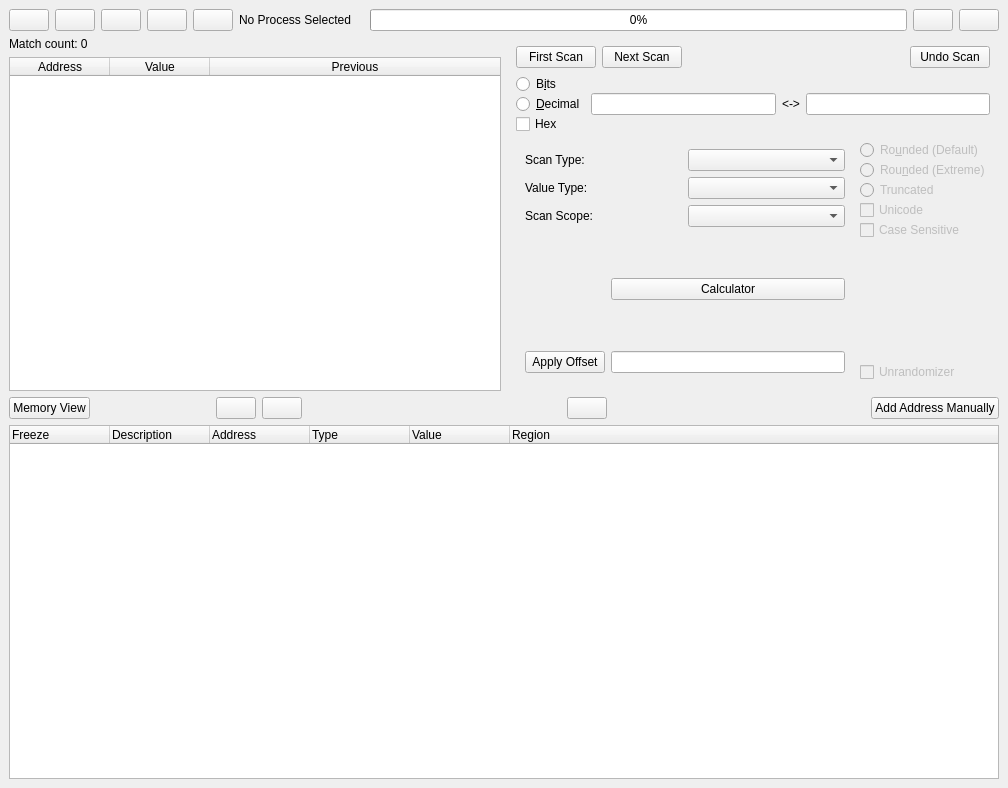
<?xml version="1.0" encoding="UTF-8"?>
<ui version="4.0">
 <class>MainWindow</class>
 <widget class="QMainWindow" name="MainWindow">
  <property name="geometry">
   <rect>
    <x>0</x>
    <y>0</y>
    <width>1008</width>
    <height>788</height>
   </rect>
  </property>
  <property name="windowTitle">
   <string>PINCE</string>
  </property>
  <widget class="QWidget" name="centralwidget">
   <layout class="QGridLayout" name="gridLayout">
    <item row="3" column="0">
     <widget class="QTreeWidget" name="treeWidget_AddressTable">
      <property name="editTriggers">
       <set>QAbstractItemView::NoEditTriggers</set>
      </property>
      <property name="dragDropMode">
       <enum>QAbstractItemView::DragDrop</enum>
      </property>
      <property name="defaultDropAction">
       <enum>Qt::MoveAction</enum>
      </property>
      <property name="selectionMode">
       <enum>QAbstractItemView::ExtendedSelection</enum>
      </property>
      <property name="indentation">
       <number>12</number>
      </property>
      <property name="expandsOnDoubleClick">
       <bool>false</bool>
      </property>
      <column>
       <property name="text">
        <string>Freeze</string>
       </property>
       <property name="toolTip">
        <string>Freeze the value</string>
       </property>
      </column>
      <column>
       <property name="text">
        <string>Description</string>
       </property>
      </column>
      <column>
       <property name="text">
        <string>Address</string>
       </property>
      </column>
      <column>
       <property name="text">
        <string>Type</string>
       </property>
      </column>
      <column>
       <property name="text">
        <string>Value</string>
       </property>
      </column>
      <column>
       <property name="text">
        <string>Region</string>
       </property>
      </column>
     </widget>
    </item>
    <item row="2" column="0">
     <layout class="QHBoxLayout" name="horizontalLayout_8">
      <property name="sizeConstraint">
       <enum>QLayout::SetMinAndMaxSize</enum>
      </property>
      <item>
       <widget class="QPushButton" name="pushButton_MemoryView">
        <property name="text">
         <string>Memory View</string>
        </property>
       </widget>
      </item>
      <item>
       <spacer name="horizontalSpacer_2">
        <property name="orientation">
         <enum>Qt::Horizontal</enum>
        </property>
        <property name="sizeType">
         <enum>QSizePolicy::Fixed</enum>
        </property>
        <property name="sizeHint" stdset="0">
         <size>
          <width>120</width>
          <height>20</height>
         </size>
        </property>
       </spacer>
      </item>
      <item>
       <widget class="QPushButton" name="pushButton_CopyToAddressTable">
        <property name="toolTip">
         <string>Copy selected items to the address table</string>
        </property>
        <property name="text">
         <string/>
        </property>
       </widget>
      </item>
      <item>
       <widget class="QPushButton" name="pushButton_CleanAddressTable">
        <property name="toolTip">
         <string>Erase all the table contents</string>
        </property>
        <property name="text">
         <string/>
        </property>
       </widget>
      </item>
      <item>
       <spacer name="horizontalSpacer_7">
        <property name="orientation">
         <enum>Qt::Horizontal</enum>
        </property>
        <property name="sizeHint" stdset="0">
         <size>
          <width>40</width>
          <height>20</height>
         </size>
        </property>
       </spacer>
      </item>
      <item>
       <widget class="QPushButton" name="pushButton_RefreshAdressTable">
        <property name="toolTip">
         <string>Refresh the address table[R]</string>
        </property>
        <property name="text">
         <string/>
        </property>
       </widget>
      </item>
      <item>
       <spacer name="horizontalSpacer_3">
        <property name="orientation">
         <enum>Qt::Horizontal</enum>
        </property>
        <property name="sizeHint" stdset="0">
         <size>
          <width>40</width>
          <height>20</height>
         </size>
        </property>
       </spacer>
      </item>
      <item>
       <widget class="QPushButton" name="pushButton_AddAddressManually">
        <property name="text">
         <string>Add Address Manually</string>
        </property>
       </widget>
      </item>
     </layout>
    </item>
    <item row="0" column="0">
     <layout class="QHBoxLayout" name="horizontalLayout_5">
      <property name="sizeConstraint">
       <enum>QLayout::SetFixedSize</enum>
      </property>
      <item>
       <widget class="QPushButton" name="pushButton_AttachProcess">
        <property name="sizePolicy">
         <sizepolicy hsizetype="Minimum" vsizetype="Minimum">
          <horstretch>0</horstretch>
          <verstretch>0</verstretch>
         </sizepolicy>
        </property>
        <property name="toolTip">
         <string>Create or attach to a process</string>
        </property>
        <property name="text">
         <string/>
        </property>
       </widget>
      </item>
      <item>
       <widget class="QPushButton" name="pushButton_Open">
        <property name="sizePolicy">
         <sizepolicy hsizetype="Minimum" vsizetype="Minimum">
          <horstretch>0</horstretch>
          <verstretch>0</verstretch>
         </sizepolicy>
        </property>
        <property name="toolTip">
         <string>Open a cheat table</string>
        </property>
        <property name="text">
         <string/>
        </property>
       </widget>
      </item>
      <item>
       <widget class="QPushButton" name="pushButton_Save">
        <property name="sizePolicy">
         <sizepolicy hsizetype="Minimum" vsizetype="Minimum">
          <horstretch>0</horstretch>
          <verstretch>0</verstretch>
         </sizepolicy>
        </property>
        <property name="toolTip">
         <string>Save current table to a file</string>
        </property>
        <property name="text">
         <string/>
        </property>
       </widget>
      </item>
      <item>
       <widget class="QPushButton" name="pushButton_Wiki">
        <property name="toolTip">
         <string>Wiki</string>
        </property>
        <property name="text">
         <string/>
        </property>
       </widget>
      </item>
      <item>
       <widget class="QPushButton" name="pushButton_About">
        <property name="toolTip">
         <string>About</string>
        </property>
        <property name="text">
         <string/>
        </property>
       </widget>
      </item>
      <item>
       <widget class="QLabel" name="label_SelectedProcess">
        <property name="text">
         <string>No Process Selected</string>
        </property>
       </widget>
      </item>
      <item>
       <widget class="QLabel" name="label_InferiorStatus">
        <property name="text">
         <string/>
        </property>
       </widget>
      </item>
      <item>
       <widget class="QProgressBar" name="progressBar">
        <property name="value">
         <number>0</number>
        </property>
        <property name="orientation">
         <enum>Qt::Horizontal</enum>
        </property>
       </widget>
      </item>
      <item>
       <widget class="QPushButton" name="pushButton_Console">
        <property name="toolTip">
         <string>Open a gdb console</string>
        </property>
        <property name="text">
         <string/>
        </property>
       </widget>
      </item>
      <item>
       <widget class="QPushButton" name="pushButton_Settings">
        <property name="sizePolicy">
         <sizepolicy hsizetype="Minimum" vsizetype="Minimum">
          <horstretch>0</horstretch>
          <verstretch>0</verstretch>
         </sizepolicy>
        </property>
        <property name="toolTip">
         <string>Configure options</string>
        </property>
        <property name="text">
         <string/>
        </property>
       </widget>
      </item>
     </layout>
    </item>
    <item row="1" column="0">
     <layout class="QHBoxLayout" name="horizontalLayout_9">
      <item>
       <layout class="QVBoxLayout" name="verticalLayout_6">
        <item>
         <widget class="QLabel" name="label_MatchCount">
          <property name="text">
           <string>Match count: 0</string>
          </property>
         </widget>
        </item>
        <item>
         <widget class="QTableWidget" name="tableWidget_valuesearchtable">
          <property name="enabled">
           <bool>true</bool>
          </property>
          <property name="autoFillBackground">
           <bool>false</bool>
          </property>
          <property name="horizontalScrollBarPolicy">
           <enum>Qt::ScrollBarAlwaysOff</enum>
          </property>
          <property name="editTriggers">
           <set>QAbstractItemView::NoEditTriggers</set>
          </property>
          <property name="alternatingRowColors">
           <bool>true</bool>
          </property>
          <property name="selectionMode">
           <enum>QAbstractItemView::ExtendedSelection</enum>
          </property>
          <property name="selectionBehavior">
           <enum>QAbstractItemView::SelectRows</enum>
          </property>
          <property name="showGrid">
           <bool>false</bool>
          </property>
          <attribute name="horizontalHeaderShowSortIndicator" stdset="0">
           <bool>true</bool>
          </attribute>
          <attribute name="horizontalHeaderStretchLastSection">
           <bool>true</bool>
          </attribute>
          <attribute name="verticalHeaderVisible">
           <bool>false</bool>
          </attribute>
          <attribute name="verticalHeaderMinimumSectionSize">
           <number>20</number>
          </attribute>
          <attribute name="verticalHeaderDefaultSectionSize">
           <number>23</number>
          </attribute>
          <column>
           <property name="text">
            <string>Address</string>
           </property>
          </column>
          <column>
           <property name="text">
            <string>Value</string>
           </property>
          </column>
          <column>
           <property name="text">
            <string>Previous</string>
           </property>
          </column>
         </widget>
        </item>
       </layout>
      </item>
      <item>
       <widget class="QWidget" name="QWidget_Toolbox" native="true">
        <property name="enabled">
         <bool>true</bool>
        </property>
        <layout class="QVBoxLayout" name="verticalLayout_5">
         <item>
          <layout class="QHBoxLayout" name="horizontalLayout_6">
           <item>
            <widget class="QPushButton" name="pushButton_NewFirstScan">
             <property name="text">
              <string>First Scan</string>
             </property>
            </widget>
           </item>
           <item>
            <widget class="QPushButton" name="pushButton_NextScan">
             <property name="text">
              <string>Next Scan</string>
             </property>
            </widget>
           </item>
           <item>
            <spacer name="horizontalSpacer">
             <property name="orientation">
              <enum>Qt::Horizontal</enum>
             </property>
             <property name="sizeHint" stdset="0">
              <size>
               <width>40</width>
               <height>20</height>
              </size>
             </property>
            </spacer>
           </item>
           <item>
            <widget class="QPushButton" name="pushButton_UndoScan">
             <property name="text">
              <string>Undo Scan</string>
             </property>
            </widget>
           </item>
          </layout>
         </item>
         <item>
          <widget class="QWidget" name="widget_Scan" native="true">
           <layout class="QHBoxLayout" name="horizontalLayout_7">
            <property name="leftMargin">
             <number>0</number>
            </property>
            <property name="topMargin">
             <number>0</number>
            </property>
            <property name="rightMargin">
             <number>0</number>
            </property>
            <property name="bottomMargin">
             <number>0</number>
            </property>
            <item>
             <widget class="QWidget" name="widget_3" native="true">
              <property name="sizePolicy">
               <sizepolicy hsizetype="Fixed" vsizetype="Fixed">
                <horstretch>0</horstretch>
                <verstretch>0</verstretch>
               </sizepolicy>
              </property>
              <layout class="QVBoxLayout" name="verticalLayout_2">
               <property name="spacing">
                <number>0</number>
               </property>
               <property name="leftMargin">
                <number>0</number>
               </property>
               <property name="topMargin">
                <number>0</number>
               </property>
               <property name="rightMargin">
                <number>0</number>
               </property>
               <property name="bottomMargin">
                <number>0</number>
               </property>
               <item>
                <widget class="QRadioButton" name="radioButton_Bits">
                 <property name="text">
                  <string>B&amp;its</string>
                 </property>
                </widget>
               </item>
               <item>
                <widget class="QRadioButton" name="radioButton_Decimal">
                 <property name="text">
                  <string>&amp;Decimal</string>
                 </property>
                </widget>
               </item>
               <item>
                <widget class="QCheckBox" name="checkBox_Hex">
                 <property name="text">
                  <string>Hex</string>
                 </property>
                </widget>
               </item>
              </layout>
             </widget>
            </item>
            <item>
             <widget class="QLineEdit" name="lineEdit_Scan"/>
            </item>
            <item>
             <widget class="QLabel" name="label_Between">
              <property name="text">
               <string>&lt;-&gt;</string>
              </property>
             </widget>
            </item>
            <item>
             <widget class="QLineEdit" name="lineEdit_Scan2"/>
            </item>
           </layout>
          </widget>
         </item>
         <item>
          <layout class="QHBoxLayout" name="horizontalLayout_4">
           <item>
            <widget class="QWidget" name="widget" native="true">
             <layout class="QGridLayout" name="gridLayout_2">
              <item row="0" column="0" colspan="2">
               <layout class="QHBoxLayout" name="horizontalLayout_2">
                <item>
                 <widget class="QLabel" name="label">
                  <property name="text">
                   <string>Scan Type:</string>
                  </property>
                 </widget>
                </item>
                <item>
                 <widget class="QComboBox" name="comboBox_ScanType"/>
                </item>
               </layout>
              </item>
              <item row="1" column="0" colspan="2">
               <layout class="QHBoxLayout" name="horizontalLayout">
                <item>
                 <widget class="QLabel" name="label_2">
                  <property name="text">
                   <string>Value Type:</string>
                  </property>
                 </widget>
                </item>
                <item>
                 <widget class="QComboBox" name="comboBox_ValueType"/>
                </item>
               </layout>
              </item>
              <item row="2" column="0" colspan="2">
               <layout class="QHBoxLayout" name="horizontalLayout_10">
                <item>
                 <widget class="QLabel" name="label_ScanScope">
                  <property name="text">
                   <string>Scan Scope:</string>
                  </property>
                 </widget>
                </item>
                <item>
                 <widget class="QComboBox" name="comboBox_ScanScope"/>
                </item>
               </layout>
              </item>
              <item row="3" column="0">
               <spacer name="verticalSpacer">
                <property name="orientation">
                 <enum>Qt::Vertical</enum>
                </property>
                <property name="sizeHint" stdset="0">
                 <size>
                  <width>20</width>
                  <height>40</height>
                 </size>
                </property>
               </spacer>
              </item>
              <item row="3" column="1">
               <widget class="QPushButton" name="pushButton_Calculator">
                <property name="toolTip">
                 <string>Refresh the address table[R]</string>
                </property>
                <property name="text">
                 <string>Calculator</string>
                </property>
               </widget>
              </item>
              <item row="4" column="0">
               <widget class="QPushButton" name="pushButton_ApplyOffset">
                <property name="toolTip">
                 <string>Refresh the address table[R]</string>
                </property>
                <property name="text">
                 <string>Apply Offset</string>
                </property>
               </widget>
              </item>
              <item row="4" column="1">
               <widget class="QLineEdit" name="lineEdit_Offset"/>
              </item>
             </layout>
            </widget>
           </item>
           <item>
            <widget class="QWidget" name="widget_2" native="true">
             <layout class="QVBoxLayout" name="verticalLayout">
              <property name="spacing">
               <number>0</number>
              </property>
              <property name="leftMargin">
               <number>0</number>
              </property>
              <property name="topMargin">
               <number>0</number>
              </property>
              <property name="rightMargin">
               <number>0</number>
              </property>
              <property name="bottomMargin">
               <number>0</number>
              </property>
              <item>
               <widget class="QRadioButton" name="radioButton_RoundedDefault">
                <property name="enabled">
                 <bool>false</bool>
                </property>
                <property name="toolTip">
                 <string>Not currently supported</string>
                </property>
                <property name="text">
                 <string>Ro&amp;unded (Default)</string>
                </property>
               </widget>
              </item>
              <item>
               <widget class="QRadioButton" name="radioButton_RoundedExtreme">
                <property name="enabled">
                 <bool>false</bool>
                </property>
                <property name="toolTip">
                 <string>Not currently supported</string>
                </property>
                <property name="text">
                 <string>Rou&amp;nded (Extreme)</string>
                </property>
               </widget>
              </item>
              <item>
               <widget class="QRadioButton" name="radioButton_Truncated">
                <property name="enabled">
                 <bool>false</bool>
                </property>
                <property name="toolTip">
                 <string>Not currently supported</string>
                </property>
                <property name="text">
                 <string>Truncated</string>
                </property>
               </widget>
              </item>
              <item>
               <widget class="QCheckBox" name="checkBox_Unicode">
                <property name="enabled">
                 <bool>false</bool>
                </property>
                <property name="toolTip">
                 <string>Not currently supported</string>
                </property>
                <property name="text">
                 <string>Unicode</string>
                </property>
               </widget>
              </item>
              <item>
               <widget class="QCheckBox" name="checkBox_CaseSensitive">
                <property name="enabled">
                 <bool>false</bool>
                </property>
                <property name="toolTip">
                 <string>Not currently supported</string>
                </property>
                <property name="text">
                 <string>Case Sensitive</string>
                </property>
               </widget>
              </item>
              <item>
               <layout class="QVBoxLayout" name="verticalLayout_3">
                <item>
                 <spacer name="verticalSpacer_2">
                  <property name="orientation">
                   <enum>Qt::Vertical</enum>
                  </property>
                  <property name="sizeHint" stdset="0">
                   <size>
                    <width>20</width>
                    <height>40</height>
                   </size>
                  </property>
                 </spacer>
                </item>
                <item>
                 <widget class="QCheckBox" name="checkBox_Unrandomizer">
                  <property name="enabled">
                   <bool>false</bool>
                  </property>
                  <property name="toolTip">
                   <string>Not currently supported</string>
                  </property>
                  <property name="text">
                   <string>Unrandomizer</string>
                  </property>
                 </widget>
                </item>
               </layout>
              </item>
             </layout>
            </widget>
           </item>
          </layout>
         </item>
        </layout>
       </widget>
      </item>
     </layout>
    </item>
   </layout>
  </widget>
  <widget class="QMenuBar" name="menubar">
   <property name="geometry">
    <rect>
     <x>0</x>
     <y>0</y>
     <width>1008</width>
     <height>27</height>
    </rect>
   </property>
  </widget>
 </widget>
 <resources/>
 <connections/>
</ui>
